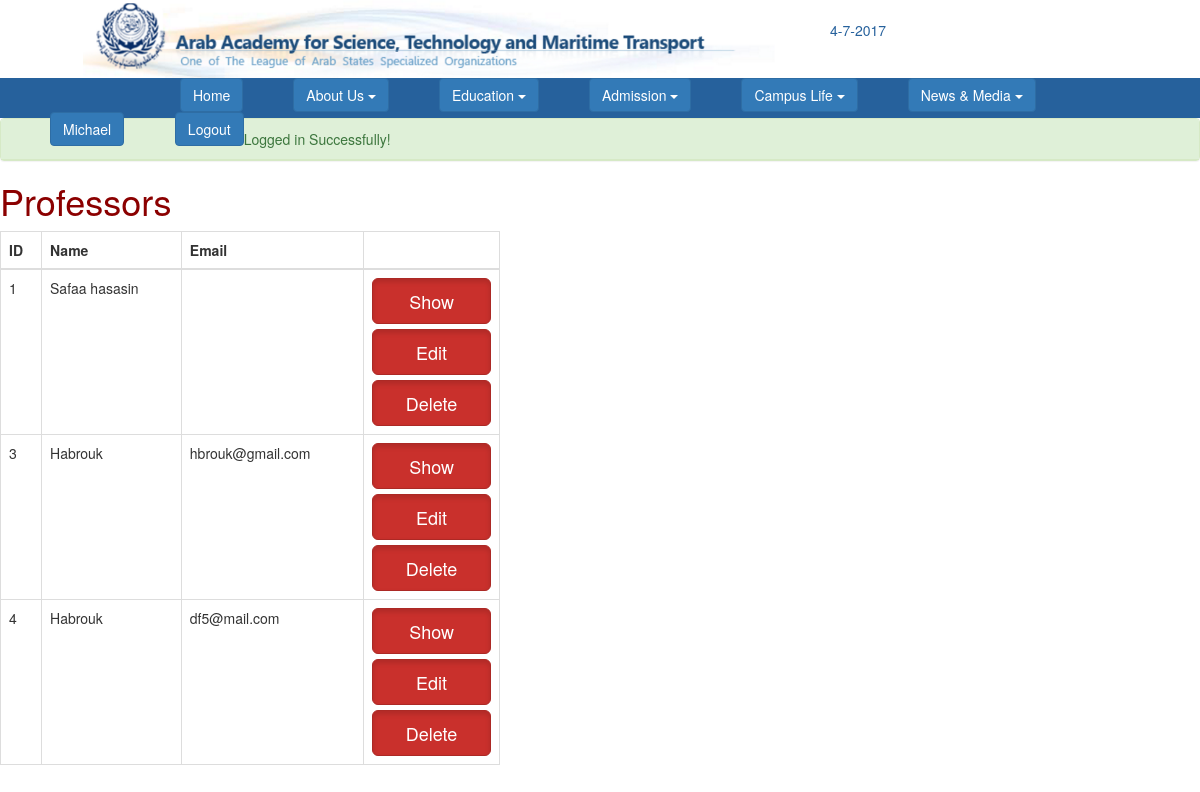
The app's page /admin/show_professors.php (signed in) with its own data.
### tables this page shows
CREATE TABLE `professor` (
  `id` int(11) NOT NULL,
  `Name` varchar(50) NOT NULL,
  `email` varchar(50) NOT NULL,
  `password` varchar(50) NOT NULL,
  `PPosition` varchar(50) NOT NULL,
  `Poffice_hours` varchar(50) NOT NULL,
  `PSchedule` text NOT NULL,
  `PRoom#` varchar(10) NOT NULL,
  `PAchievments` text NOT NULL,
  `PField_Interest` text NOT NULL,
  `PDepID` varchar(10) NOT NULL,
  `PPrjID` varchar(10) NOT NULL,
  `PPrjYear` varchar(20) NOT NULL,
  `photo` blob NOT NULL
);

### admin/show_professors.php (the view, shortened to what this page needs)
<?php
	require_once("C:\\xampp\\htdocs\\webproject\\". '/Header.php');
?>
<div id = "show_prof" style="width:500px">
<?php
	if ($_SERVER['REQUEST_METHOD'] === 'GET') {
		$page = $_GET['page'];
		$records_per_page = 10;
		$start = $page * $records_per_page;
		$query = "SELECT SQL_CALC_FOUND_ROWS id, Name, email from professor limit $start, $records_per_page";
		$users = mysql_query($query) or die ("Couldn’t execute query. " . mysql_error());
		echo "<h1 align= \"left\" style=\" color:#8B0000\"> Professors </h1>";
		echo "<table id='table6' class=\"table table-bordered table-inverse\">";
		echo "<thead>";
		echo "<tr>\n";
		echo "<th>ID</th>";
		echo "<th>Name</th>";
		echo "<th>Email</th>";
		echo "<th></th>";
		echo "</tr>\n";
		echo "</thead>";
		echo "<tbody>";
		while ($user = mysql_fetch_array($users)) {
			echo "<tr>\n";
			echo "<td>".$user['id']."</td>";
			echo "<td>".$user['Name']."</td>";
			echo "<td>".$user['email']."</td>";
			echo "<td> <a href= ".SHOW_USER_URL."?table=professor&id=".$user['id']." class=\"btn btn-danger btn-lg active btn-block\" role=\"button\" > Show </a> <a href= ".GUI_EDIT_USER_INFO_URL."?table=professor&id=".$user['id']." class=\"btn btn-danger btn-lg active btn-block\" role=\"button\" > Edit </a> <a href= ".DELETE_USER_URL."?table=professor&id=".$user['id']."&page=".$page." class=\"btn btn-danger btn-lg active btn-block\" role=\"button\" > Delete </a> </td>";
			echo "</tr>\n";
		}
		echo "</tbody>";
		echo "</table>\n";
	}
?>
</div>
<?php
	require_once("C:\\xampp\\htdocs\\webproject\\". '/Footer.php');
?>

### records on screen
professor: id "1", Name "Safaa hasasin"
professor: id "3", Name "Habrouk", email "hbrouk@gmail.com"
professor: id "4", Name "Habrouk", email "df5@mail.com"

### other values on screen
fullname() "Michael"
$_SESSION['notices'][$x] "Logged in Successfully!"
